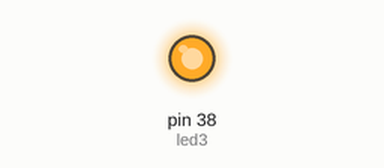
Recording of a sketch running on a simulated Arduino Mega 2560, built with avr-gcc and run on an emulated ATmega2560. Shown: output pins drawn as LEDs (lit = HIGH).

Above: at 0.1 s.
Timing chart, 0 to 1.6 s (numbered marks = the images above):
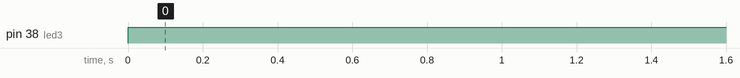

The sketch:

z5b.ino
```cpp
int led1 = 44;
int led2 = 46;
int led3 = 38;
int led4 = 50;
int led5 = 52;

void setup(void) {
  Serial.begin(9600);
  pinMode(led3, OUTPUT);

}
void loop(void) {

    digitalWrite(led1,120);
    digitalWrite(led2,120);
    digitalWrite(led3,255);
    digitalWrite(led4,120);
    digitalWrite(led5,255);


}
```

Measured:
- by itself, pin 38 (led3): LOW → HIGH at 0.00 s
